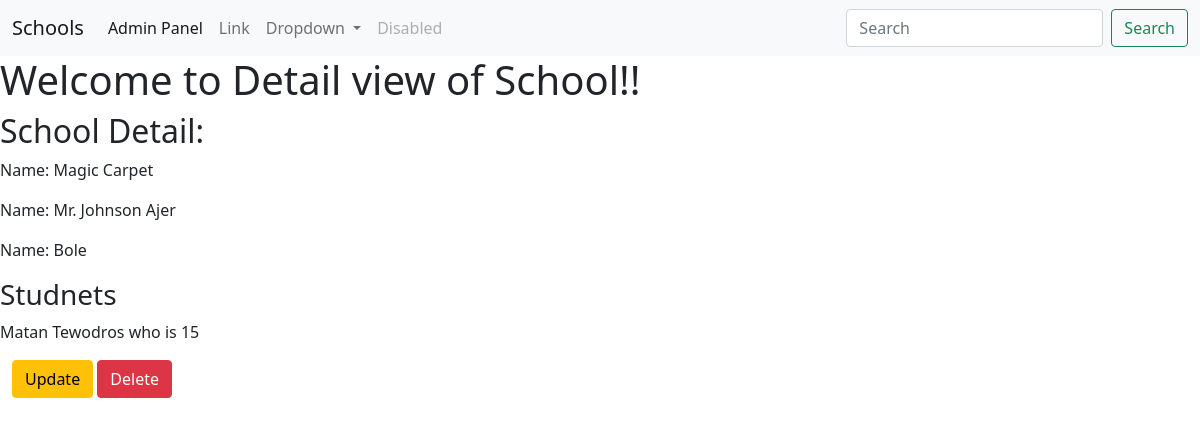
Page /2/ on the committed database.
### basic_app/models.py (models this page shows, shortened)
class School(models.Model):
    name = models.CharField(max_length=256)
    principal = models.CharField(max_length=256)
    location = models.CharField(max_length=256)

class Student(models.Model):
    name = models.CharField(max_length=256)
    age = models.PositiveIntegerField()
    school = models.ForeignKey(School,on_delete=models.CASCADE, related_name='students')

### basic_app/views.py (the view)
# urls.py: path('<int:pk>/', views.SchoolDetailView.as_view(), name='school_detail'),
class SchoolDetailView(DetailView):
    context_object_name = 'school_detail'
    model = models.School
    template_name  = 'basic_app/school_detail.html'

### basic_app/templates/basic_app/school_detail.html
{% extends 'basic_app/basic_app_base.html' %}
{% block body_block %}
<div class="'jumbotron">
    <h1>Welcome to Detail view of School!!</h1>
    <h2>School Detail:</h2>
    <p>Name: {{school_detail.name}}</p>
    <p>Name: {{school_detail.principal}}</p>
    <p>Name: {{school_detail.location}}</p>
 <h3>Studnets</h3>
{% for Student in school_detail.students.all %}
<p>{{Student.name}} who is {{Student.age}}</p>
{% endfor %}
</div>
<div class="container-fluid">
<p>
    <a class="btn btn-warning" href="{%url 'basic_app:update' pk=school_detail.pk %}">Update</a>
    <a class="btn btn-danger" href="{% url 'basic_app:delete' pk=school_detail.pk %}">Delete</a>
</p>
</div>
{% endblock %}

### rows in the picture
School: name "Magic Carpet", principal "Mr. Johnson Ajer", location "Bole"
Student: name "Matan Tewodros", age "15"
